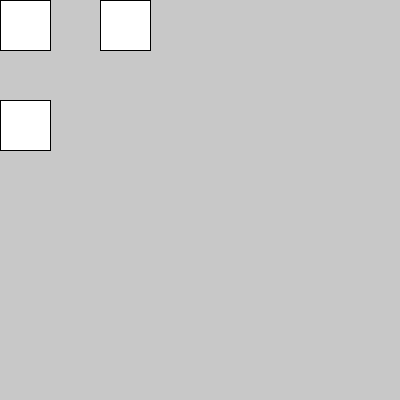
Frame 1 (no input)
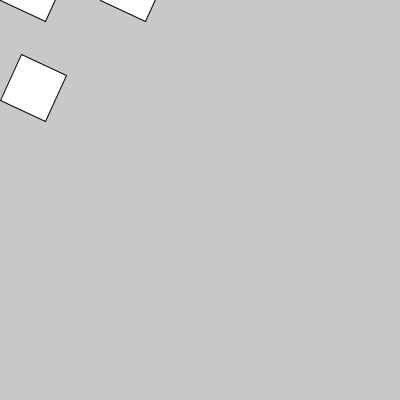
Frame 60 (the mouse pressed at the canvas centre just before this capture)
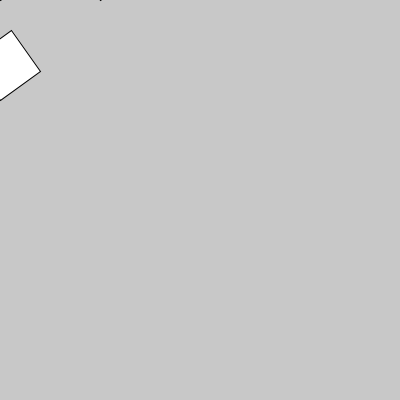
Frame 120 (the mouse held since frame 60 and released just before this capture)

The Processing sketch that drew these frames (run headless with seeded random() and noise(); from frame 60 on, the mouse is pressed at the canvas centre):

// Processing sketch: rotate_translate_individual_x_3
// ── rotate_translate_individual_x_3.pde
int rotacion = 0;

void setup(){
  size(400, 400);
}

void draw(){
  background(200);
  pushMatrix();//Guardar valores de rotate y translate
  translate(0, 0);
  rotate(radians(rotacion));
  fill(255);
  rect(0,0,50,50);
  popMatrix();//Recuperar valores de rotate y translate
  
  pushMatrix();//Guardar valores de rotate y translate
  translate(100,0);
  rotate(radians(rotacion));
  fill(255);
  rect(0,0,50,50);
  popMatrix();//Recuperar valores de rotate y translate
  
  pushMatrix();//Guardar valores de rotate y translate
  translate(0,100);
  rotate(radians(rotacion));
  fill(255);
  rect(0,0,50,50);
  popMatrix();//Recuperar valores de rotate y translate
  
  rotacion+=5;
}

void mouseMoved(){

}
